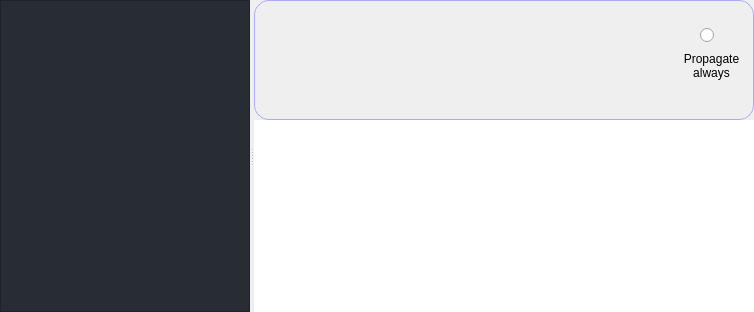
                  <widget class="QSplitter" name="picking_splitter">
                   <property name="sizePolicy">
                    <sizepolicy hsizetype="Preferred" vsizetype="Preferred">
                     <horstretch>0</horstretch>
                     <verstretch>0</verstretch>
                    </sizepolicy>
                   </property>
                   <property name="baseSize">
                    <size>
                     <width>0</width>
                     <height>0</height>
                    </size>
                   </property>
                   <property name="orientation">
                    <enum>Qt::Orientation::Horizontal</enum>
                   </property>
                   <property name="opaqueResize">
                    <bool>true</bool>
                   </property>
                   <property name="childrenCollapsible">
                    <bool>false</bool>
                   </property>
                   <widget class="QFrame" name="frame_picking_image_list">
                    <property name="enabled">
                     <bool>true</bool>
                    </property>
                    <property name="sizePolicy">
                     <sizepolicy hsizetype="Expanding" vsizetype="Preferred">
                      <horstretch>0</horstretch>
                      <verstretch>0</verstretch>
                     </sizepolicy>
                    </property>
                    <property name="minimumSize">
                     <size>
                      <width>250</width>
                      <height>0</height>
                     </size>
                    </property>
                    <property name="maximumSize">
                     <size>
                      <width>16777215</width>
                      <height>16777215</height>
                     </size>
                    </property>
                    <property name="styleSheet">
                     <string notr="true">background-color:rgb(40, 44, 52);</string>
                    </property>
                    <property name="frameShape">
                     <enum>QFrame::Shape::NoFrame</enum>
                    </property>
                    <property name="frameShadow">
                     <enum>QFrame::Shadow::Raised</enum>
                    </property>
                    <layout class="QVBoxLayout" name="verticalLayout_9">
                     <property name="spacing">
                      <number>0</number>
                     </property>
                     <property name="leftMargin">
                      <number>0</number>
                     </property>
                     <property name="topMargin">
                      <number>0</number>
                     </property>
                     <property name="rightMargin">
                      <number>0</number>
                     </property>
                     <property name="bottomMargin">
                      <number>0</number>
                     </property>
                     <item>
                      <widget class="ImageTreeView" name="digitizer_image_panel">
                       <property name="sizePolicy">
                        <sizepolicy hsizetype="Expanding" vsizetype="Expanding">
                         <horstretch>0</horstretch>
                         <verstretch>2</verstretch>
                        </sizepolicy>
                       </property>
                       <property name="minimumSize">
                        <size>
                         <width>0</width>
                         <height>0</height>
                        </size>
                       </property>
                       <property name="styleSheet">
                        <string notr="true">QHeaderView::section { background-color:rgb(98, 103, 111) }

QTreeView{alternate-background-color: #222222; background: transparent;}

QTreeView::branch:has-children:!has-siblings:closed,
QTreeView::branch:closed:has-children:has-siblings {
        border-image: none;
        image: url(:/icons/icons/ico-size-grip.png);
}

QTreeView::branch:open:has-children:!has-siblings,
QTreeView::branch:open:has-children:has-siblings  {
        border-image: none;
        image:url(:/icons/icons/circle.svg);
}

QToolTip {
	color: white;
	background-color: black;
	border: 1px solid rgb(40, 40, 40);
	border-radius: 2px;
};</string>
                       </property>
                       <property name="frameShape">
                        <enum>QFrame::Shape::StyledPanel</enum>
                       </property>
                       <property name="editTriggers">
                        <set>QAbstractItemView::EditTrigger::NoEditTriggers</set>
                       </property>
                       <property name="showDropIndicator" stdset="0">
                        <bool>false</bool>
                       </property>
                       <property name="selectionMode">
                        <enum>QAbstractItemView::SelectionMode::ExtendedSelection</enum>
                       </property>
                       <property name="selectionBehavior">
                        <enum>QAbstractItemView::SelectionBehavior::SelectRows</enum>
                       </property>
                       <attribute name="headerStretchLastSection">
                        <bool>false</bool>
                       </attribute>
                      </widget>
                     </item>
                    </layout>
                   </widget>
                   <widget class="QFrame" name="frame_15">
                    <property name="frameShape">
                     <enum>QFrame::Shape::NoFrame</enum>
                    </property>
                    <property name="frameShadow">
                     <enum>QFrame::Shadow::Raised</enum>
                    </property>
                    <layout class="QVBoxLayout" name="verticalLayout_6">
                     <property name="spacing">
                      <number>0</number>
                     </property>
                     <property name="leftMargin">
                      <number>0</number>
                     </property>
                     <property name="topMargin">
                      <number>0</number>
                     </property>
                     <property name="rightMargin">
                      <number>0</number>
                     </property>
                     <property name="bottomMargin">
                      <number>0</number>
                     </property>
                     <item>
                      <layout class="QHBoxLayout" name="horizontalLayout_10" stretch="0,0">
                       <property name="spacing">
                        <number>0</number>
                       </property>
                       <item>
                        <widget class="QFrame" name="custom_env_layout">
                         <property name="sizePolicy">
                          <sizepolicy hsizetype="Expanding" vsizetype="Preferred">
                           <horstretch>0</horstretch>
                           <verstretch>0</verstretch>
                          </sizepolicy>
                         </property>
                         <property name="minimumSize">
                          <size>
                           <width>500</width>
                           <height>120</height>
                          </size>
                         </property>
                         <property name="maximumSize">
                          <size>
                           <width>500</width>
                           <height>120</height>
                          </size>
                         </property>
                         <property name="styleSheet">
                          <string notr="true">#custom_env_layout{
border: 1px solid rgb(170, 170, 255);
border-radius:15px;}
</string>
                         </property>
                         <property name="frameShape">
                          <enum>QFrame::Shape::StyledPanel</enum>
                         </property>
                         <property name="frameShadow">
                          <enum>QFrame::Shadow::Raised</enum>
                         </property>
                         <widget class="EnvironmentLayout" name="environment_image" native="true">
                          <property name="geometry">
                           <rect>
                            <x>10</x>
                            <y>10</y>
                            <width>401</width>
                            <height>101</height>
                           </rect>
                          </property>
                          <property name="maximumSize">
                           <size>
                            <width>16777215</width>
                            <height>120</height>
                           </size>
                          </property>
                          <property name="styleSheet">
                           <string notr="true"/>
                          </property>
                         </widget>
                         <widget class="QLabel" name="label_3">
                          <property name="geometry">
                           <rect>
                            <x>430</x>
                            <y>50</y>
                            <width>55</width>
                            <height>32</height>
                           </rect>
                          </property>
                          <property name="text">
                           <string notr="true">Propagate
always</string>
                          </property>
                          <property name="alignment">
                           <set>Qt::AlignmentFlag::AlignCenter</set>
                          </property>
                         </widget>
                         <widget class="QRadioButton" name="btn_propagate_always">
                          <property name="geometry">
                           <rect>
                            <x>446</x>
                            <y>25</y>
                            <width>27</width>
                            <height>21</height>
                           </rect>
                          </property>
                          <property name="layoutDirection">
                           <enum>Qt::LayoutDirection::LeftToRight</enum>
                          </property>
                          <property name="text">
                           <string/>
                          </property>
                         </widget>
                        </widget>
                       </item>
                       <item>
                        <spacer name="horizontalSpacer_2">
                         <property name="orientation">
                          <enum>Qt::Orientation::Horizontal</enum>
                         </property>
                         <property name="sizeHint" stdset="0">
                          <size>
                           <width>40</width>
                           <height>20</height>
                          </size>
                         </property>
                        </spacer>
                       </item>
                      </layout>
                     </item>
                     <item>
                      <widget class="ImageView" name="qgraphic_digitizer">
                       <property name="sizePolicy">
                        <sizepolicy hsizetype="Preferred" vsizetype="Expanding">
                         <horstretch>0</horstretch>
                         <verstretch>0</verstretch>
                        </sizepolicy>
                       </property>
                       <property name="minimumSize">
                        <size>
                         <width>400</width>
                         <height>0</height>
                        </size>
                       </property>
                       <property name="focusPolicy">
                        <enum>Qt::FocusPolicy::NoFocus</enum>
                       </property>
                       <property name="frameShape">
                        <enum>QFrame::Shape::NoFrame</enum>
                       </property>
                       <property name="frameShadow">
                        <enum>QFrame::Shadow::Plain</enum>
                       </property>
                       <property name="lineWidth">
                        <number>0</number>
                       </property>
                       <property name="dragMode">
                        <enum>QGraphicsView::DragMode::NoDrag</enum>
                       </property>
                      </widget>
                     </item>
                    </layout>
                   </widget>
                  </widget>
